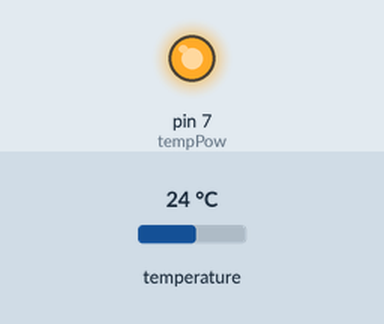
This sketch was run on a simulated Arduino Uno, built with avr-gcc and run on an emulated ATmega328P. Shown: output pins drawn as LEDs (lit = HIGH). Inputs (shaded band) come from the test bench; at power-on: temperature 24 °C. What the sketch prints to the serial monitor is not drawn.

Above: at 0.1 s.
Timing chart, 0 to 1.6 s (numbered marks = the images above):
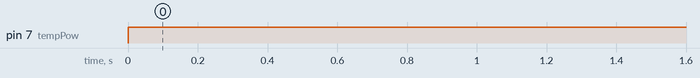

Measured:
- by itself, pin 7 (tempPow): LOW → HIGH at 0.00 s

The sketch:

temperature.ino
```cpp
#include <OneWire.h>
#include <DallasTemperature.h>
#define ONE_WIRE_BUS 6                  //temperature sensor signal output to D6 of ATMEGA168
OneWire oneWire_temp(ONE_WIRE_BUS);     // Setup a oneWire instance to communicate with the temperature sensor
DallasTemperature tempSensor(&oneWire_temp);    // Pass oneWire_temp reference to DallasTemperature library
#define tempPow 7
String temp = "";
void setup() {
  // put your setup code here, to run once:
  pinMode(tempPow, OUTPUT);
  Serial.begin(9600);
}

void loop() {
  // put your main code here, to run repeatedly:
  digitalWrite(tempPow, HIGH);
  tempSensor.begin();
  tempSensor.requestTemperatures();  //get celsius temp
  temp = tempSensor.getTempCByIndex(0); //actual temp reading in celsius
  Serial.println(temp);
  delay(500);
}
```
